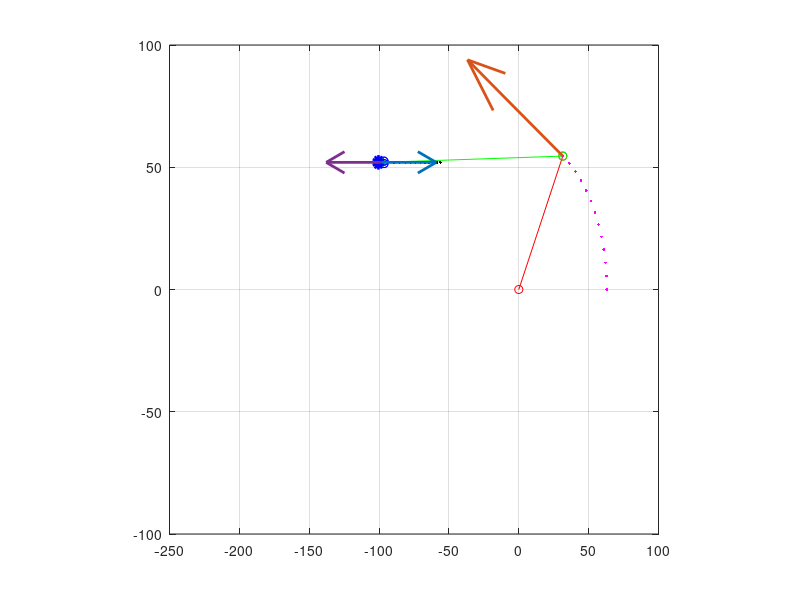
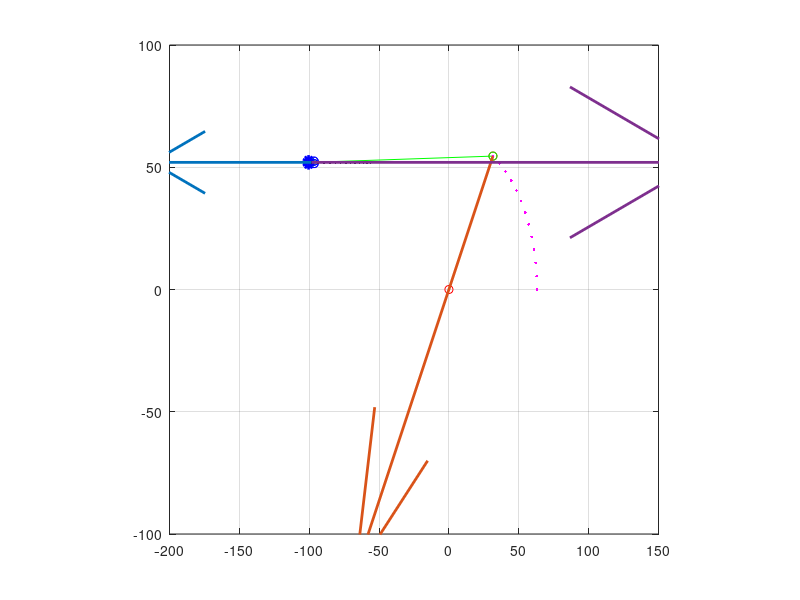
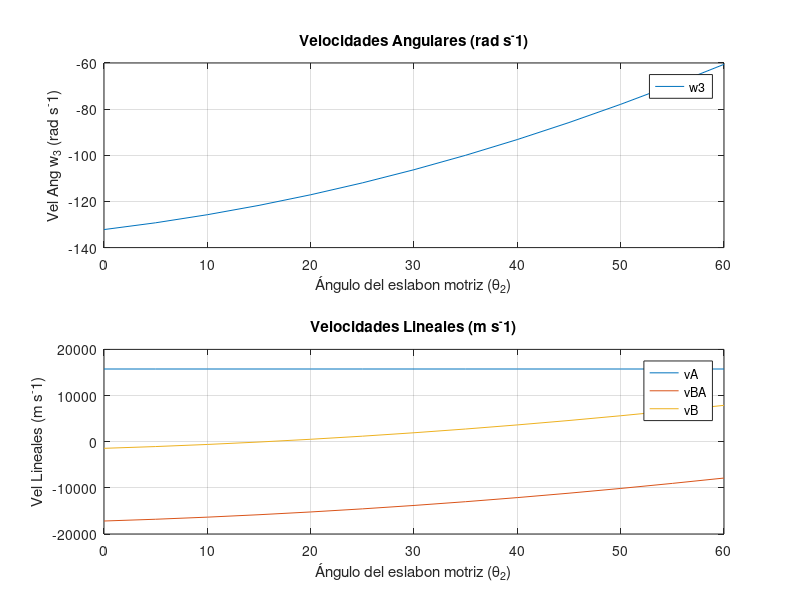
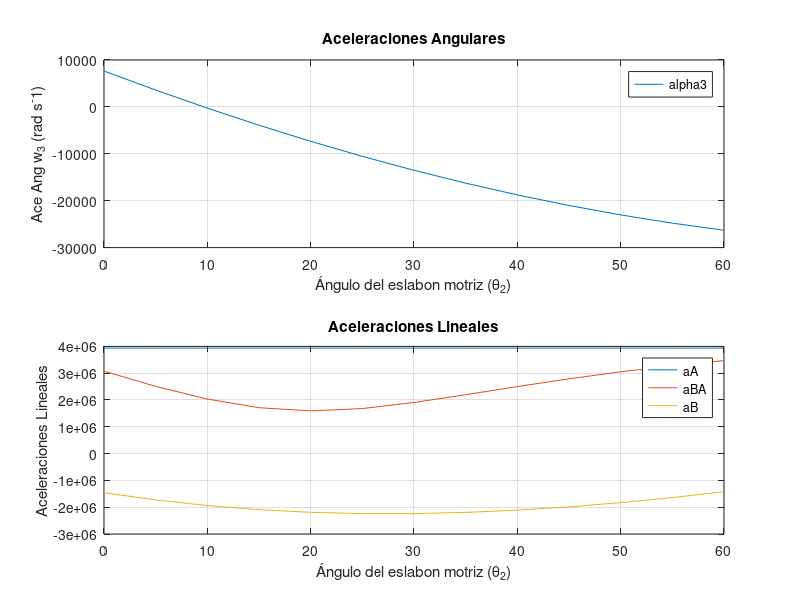

Write MATLAB code to recreate these figures, in order.
% Programa para el Analisis Cinematico de un Manivela Corredera
% Método Lazo Vectorial
% Eduardo Cano G.

%% Declaracion de Variables

% Tamño de eslabones
a = 63; %L2
b = 130; %L3
c = 52; %Offset

% Coordenadas de Ox, Oy
Ox = 0; Oy = 0;

% theta 2
theta2d = 0:5:60;

% VELOCIDAD ANGULAR
w2 = 250;

% ACELERACION ANGULAR
alpha2 = 30;

% SACUDIMENTO ANGULAR
phi2 = 15;


%% Analisis de Pocisiones

% Posiciones de Ax , Ay
Ax = a*cosd(theta2d);
Ay = a*sind(theta2d);


% Angulo 3
argumento = -(a*sind(theta2d)-c)/b;
theta3da = asind(argumento)+360;


% Angulo 4
theta4da = 90;


d = a*cosd(theta2d) - b*cosd(theta3da);

% Posiciones de B

Bxa = d;
Bya = c;


% Corredera

B1x = Bxa - 2;
B1y = Bya + 0.5;

B2x = Bxa + 2;
B2y = Bya + 0.5;

B3x = Bxa + 2;
B3y = Bya - 0.5;

B4x = Bxa - 2;
B4y = Bya - 0.5;


%% Analisis de Velocidades

% VELOCIDAD ANGULAR w3
w3 = ((a.*w2)./(b)).*((sind(theta4da-theta2d))./(sind(theta3da-theta4da)));
w3deg = rad2deg(w3);

% VELOCIDAD LINEAL DE vA
vAx = -a.*w2.*sind(theta2d);
vAy = a.*w2.*cosd(theta2d);
vA = sqrt(vAx.^2 + vAy.^2);

% VELOCIDAD LINEAL DE vAB
vABx = -b.*w3.*sind(theta3da);
vABy = b.*w3.*cosd(theta3da);
vAB = sqrt(vABx.^2 + vABy.^2);

% VELOCIDAD LINEAL DE vBA
vBA = -vAB;

% VELOCIDAD LINEAL DE vB
vB = vA + vBA;




%% Analisis de Aceleraciones

% ACELERACION ANGULAR DE alpha3
alpha3 = ((a.*alpha2.*cosd(theta2d))-(a.*(w2.^2).*sind(theta2d))+(b.*(w3.^2).*sind(theta3da)))./(b.*cosd(theta3da));
alpha3deg = rad2deg(alpha3);

% ACELERACION DE ad
ad = -(a.*alpha2.*sind(theta2d))-(a.*(w2.^2).*cosd(theta2d))+(b.*alpha3.*sind(theta3da))+(b.*(w3.^2).*cosd(theta3da));

% ACELERACION ANGULAR DE aA
aAx = -a.*alpha2.*sind(theta2d)-a.*w2.^2.*cosd(theta2d);
aAy = a.*alpha2.*cosd(theta2d)-a.*w2.^2.*sind(theta2d);
aA = sqrt((aAx.^2)+(aAy.^2));

% ACELERACION ANGULAR DE aBA
aBAx = -b.*alpha3.*sind(theta3da)-b.*w3.^2.*cosd(theta3da);
aBAy = -b.*alpha3.*cosd(theta3da)-b.*w3.^2.*sind(theta3da);
aBA = sqrt((aBAx.^2)+(aBAy.^2));

% ACELERACION ANGULAR DE aB
aB = ad;


%% Analisis de Sacudimientos

% VARIABLES AUXILIARES ---SACUDIMIENTO---

phi3 = 0;

Aj = a.*w2.^3.*sind(theta2d);
Bj = 3.*a.*w2.*alpha2.*cosd(theta2d);
Cj = a.*phi2.*sind(theta2d);
Dj = b.*w3.^3.*sind(theta3da);
Ej = 3.*b.*w3.*alpha3.*cosd(theta3da);
Fj = b.*phi3.*sind(theta3da);

Gj = a.*w2.^3.*cosd(theta2d);
Hj = 3.*a.*w2.*alpha2.*sind(theta2d);
Kj = a.*phi2.*cosd(theta2d);
Lj = b.*w3.^3.*cosd(theta3da);
Mj = 3.*b.*w3.*alpha3.*sind(theta3da);
Nj = b.*cosd(theta3da);


% SACUDIMIENTO ANGULAR DE phi3
phi3 = (-Gj-Hj+Kj+Lj+Mj)./Nj;

% SACUDIMIENTO ANGULAR DE sd
sd = Aj-Bj-Cj-Dj+Ej+Fj;

% SACUDIMIENTO ANGULAR DE jA
jAx = a.*w2.^3.*sin(theta2d)-3.*a.*w2.*alpha2.*cos(theta2d)-a.*phi2.*sin(theta2d);
jAy = -a.*w2.^3.*cos(theta2d)-3.*a.*w2.*alpha2.*sin(theta2d)+a.*phi2.*cos(theta2d);
jA = sqrt((jAx.^2)+(jAy.^2));

% SACUDIMIENTO ANGULAR DE jBA
jBAx = -b.*w3.^3.*sin(theta3da)+3.*b.*w3.*alpha3.*cos(theta3da)+b.*phi3.*sin(theta3da);
jBAy = b.*w3.^3.*cos(theta3da)+3.*b.*w3.*alpha3.*sin(theta3da)-b.*phi3.*cos(theta3da);
jBA = sqrt((jBAx.^2)+(jBAy.^2));

% SACUDIMIENTO ANGULAR DE jB
jB = sd;

%% Grafica de Vectores de Velocidad
figure(20)
for k = 1 : length(theta2d)
    plot([Ox, Ax(k)] , [Oy, Ay(k)], '-or',...
        [Ax(k) , Bxa(k)] , [Ay(k) , Bya], '-og',...
        [B1x(k), B2x(k)] , [B1y, B2y], '-ob',...
        [B2x(k), B3x(k)] , [B2y, B3y], '-ob',...
        [B3x(k), B4x(k)] , [B3y, B4y], '-ob',...
        [B4x(k), B1x(k)] , [B4y, B1y], '-ob',...    
        'LineWidth',3);
    hold on;

    % POSICIONES
    plot(Ax(1:k), Ay(1:k), 'm.', 'LineWidth', 2); 
    plot(Bxa(1:k), Bya, 'k.', 'LineWidth', 2);

    % VELOCIDADES
    quiver(Ax(k),Ay(k),vAx(k),vAy(k),0.005,'color','#D95319','LineWidth',2);
    quiver(Bxa(k),Bya,vBA(k),0,0.005,'color','#7E2F8E','LineWidth',2);
    quiver(Bxa(k),Bya,vB(k),0,0.005,'color','#0072BD','LineWidth',2);
    

    axis([-250 100 -100 100])
    grid on
    axis square

    drawnow
    pause(0.01)
    hold off

end


%% Grafica de Vectores de Aceleracion
figure(21)
for k = 1 : length(theta2d)
    plot([Ox, Ax(k)] , [Oy, Ay(k)], '-or',...
        [Ax(k) , Bxa(k)] , [Ay(k) , Bya], '-og',...
        [B1x(k), B2x(k)] , [B1y, B2y], '-ob',...
        [B2x(k), B3x(k)] , [B2y, B3y], '-ob',...
        [B3x(k), B4x(k)] , [B3y, B4y], '-ob',...
        [B4x(k), B1x(k)] , [B4y, B1y], '-ob',...    
        'LineWidth',3);
    hold on;

    % POSICIONES
    plot(Ax(1:k), Ay(1:k), 'm.', 'LineWidth', 2); 
    plot(Bxa(1:k), Bya, 'k.', 'LineWidth', 2);

    % ACELERACIONES
    quiver(Ax(k),Ay(k),aAx(k),aAy(k),0.00005,'color','#D95319','LineWidth',2);
    quiver(Bxa(k),Bya,aBA(k),0,0.00008,'color','#7E2F8E','LineWidth',2);
    quiver(Bxa(k),Bya,aB(k),0,0.00008,'color','#0072BD','LineWidth',2);
    

    axis([-200 150 -100 100])
    grid on
    axis square

    drawnow
    pause(0.01)
    hold off

end


%% Grafica de thetha2 vs Velocidad

% thetha2 vs w3,w4
figure(22)
subplot(2,1,1)
vel_ang_matriz = w3;
plot(theta2d, vel_ang_matriz);
grid on
legend('w3')
title('Velocidades Angulares (rad s^-1)')
xlabel('Ángulo del eslabon motriz (\theta_2)')
ylabel('Vel Ang w_3 (rad s^-1)')

% thetha2 vs vA, vBA, vB, vPA, vP
subplot(2,1,2)
vel_lin_matriz = [vA; vBA; vB];
plot(theta2d, vel_lin_matriz);
grid on
legend('vA', 'vBA', 'vB')
title('Velocidades Lineales (m s^-1)')
xlabel('Ángulo del eslabon motriz (\theta_2)')
ylabel('Vel Lineales (m s^-1)')


%% Grafica de thetha2 vs Aceleracion
figure(23)
subplot(2,1,1)
a_ang_matriz = alpha3;
plot(theta2d, a_ang_matriz);
grid on
legend('alpha3')
title('Aceleraciones Angulares')
xlabel('Ángulo del eslabon motriz (\theta_2)')
ylabel('Ace Ang w_3 (rad s^-1)')

subplot(2,1,2)
a_lin_matriz = [aA; aBA; aB];
plot(theta2d, a_lin_matriz);
grid on
legend('aA', 'aBA', 'aB')
title('Aceleraciones Lineales')
xlabel('Ángulo del eslabon motriz (\theta_2)')
ylabel('Aceleraciones Lineales')


%% Grafica de thetha2 vs Sacudimiento
figure(24)
subplot(2,1,1)
j_ang_matriz = phi3;
plot(theta2d, j_ang_matriz);
grid on
legend('phi3')
title('Sacudimientos Angulares');
xlabel('Ángulo del eslabon motriz (\theta_2)');
ylabel('Sacudimientos Angulares');

subplot(2,1,2)
j_lin_matriz = [jA; jBA; jB];
plot(theta2d, j_lin_matriz);
grid on
legend('jA', 'jBA', 'jB')
title('Sacudimientos Lineales')
xlabel('Ángulo del eslabon motriz (\theta_2)')
ylabel('Sacudimientos Lineales')
